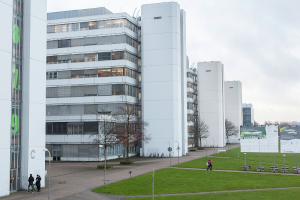
#> input picture Project 3-20220116/UHG.png, 300 x 200 px
$ python loadAndDisplayImagesExampe.py
#> lines starting #> are read from the running program, lines starting #| are printed output that depends on the picture
# You can copy parts of this code into your jupyter notebook or python code as needed :)
import numpy as np
import matplotlib.pyplot as plt

import skimage
import skimage.io

# Firstly, you can use the skimage.io.imload method to load an image:
img1 = skimage.io.imread('UHG.png')
#> img1 is the input picture: shape (200, 300, 3); mean R, G, B 164.9, 174.4, 171.3
img2 = skimage.io.imread('CITEC.png')
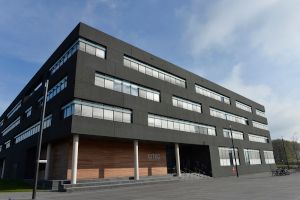
#> input picture Project 3-20220116/CITEC.png, 300 x 200 px
#> img2 is the input picture: shape (200, 300, 3); mean R, G, B 105, 113.8, 124
img3 = skimage.io.imread('UBI_X.png')
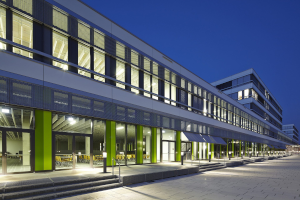
#> input picture Project 3-20220116/UBI_X.png, 300 x 200 px
#> img3 is the input picture: shape (200, 300, 3); mean R, G, B 89.3, 98.8, 113.1

# To display an image, simply use the plt.imshow method:
plt.figure() # <- This line is not strictly required in jupyter notebooks

plt.title('The University Main Building')
plt.imshow(img1)
plt.axis('off') # <- This line prevents the x- and y-Axes from being shown

plt.show() # <- This line is not strictly required in jupyter notebooks

# If we want, we can also add multiple images in one plot:
images = np.array([img1, img2, img3])
image_labels = ['University Building', 'CITEC Building', 'X Building']

fig, ax = plt.subplots(1, 3, figsize=(16, 3))
for i, axi in enumerate(ax.flat):
    axi.set_title(image_labels[i])
    axi.imshow(images[i])
    axi.set(xticks=[], yticks=[])  # <- This line prevents the x- and y-Axes from being shown


plt.show() # <- This line is not strictly required in jupyter notebooks
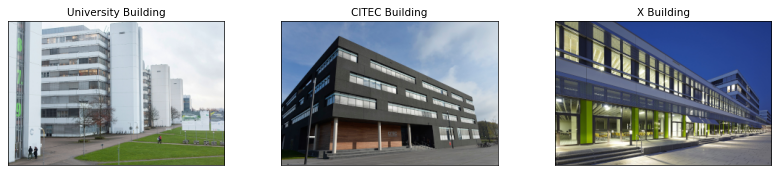
#> figure drawn by matplotlib, 3 panels
